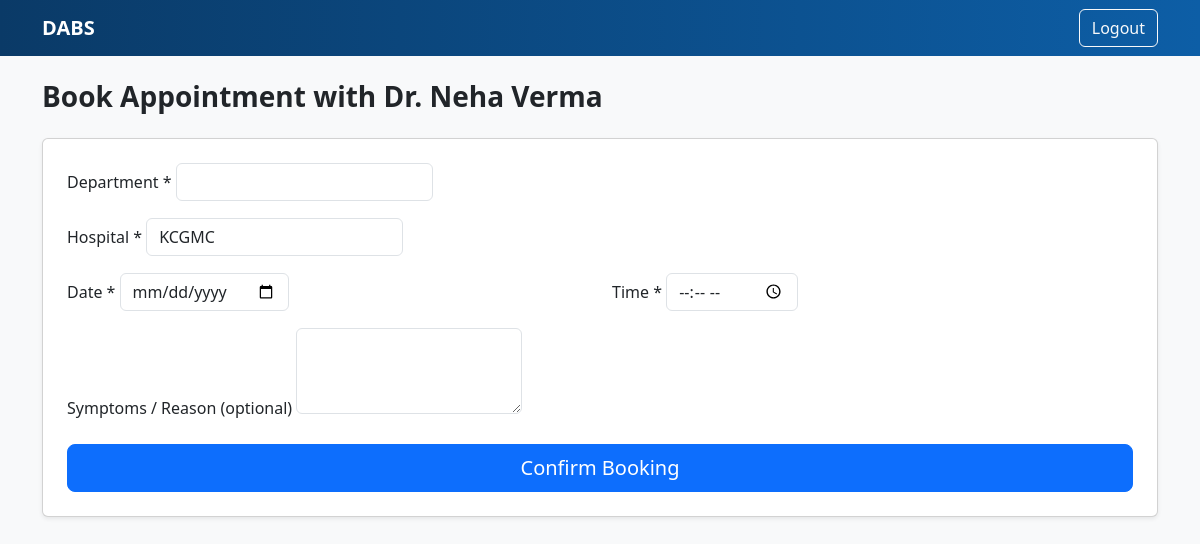
The app's page /dashboard/patient/book/1/ (signed in) with its own data.
### booking/models.py (models this page shows, shortened)
class DoctorProfile(models.Model):
    STATUS_CHOICES = [
        ('Pending', 'Pending'),
        ('Active', 'Active'),
        ('Inactive', 'Inactive'),
    ]
    user = models.ForeignKey(User, on_delete=models.CASCADE)
    registration_no = models.CharField(max_length=50)
    specialization = models.CharField(max_length=80)
    experience_years = models.PositiveIntegerField(default=0)
    hospital = models.CharField(max_length=120)
    city = models.CharField(max_length=80)
    slot_preference = models.CharField(max_length=120)
    fee = models.DecimalField(max_digits=8, decimal_places=2, null=True, blank=True)
    bio = models.TextField()
    status = models.CharField(max_length=10, choices=STATUS_CHOICES, default='Pending')
    created_at = models.DateTimeField(auto_now_add=True)
    working_days = models.CharField(max_length=100, blank=True)  # e.g. "Mon–Fri"
    clinic_start_time = models.TimeField(null=True, blank=True)
    clinic_end_time = models.TimeField(null=True, blank=True)
    break_start_time = models.TimeField(null=True, blank=True)
    break_end_time = models.TimeField(null=True, blank=True)
    slot_minutes = models.PositiveIntegerField(null=True, blank=True)
    schedule_notes = models.TextField(blank=True)
    schedule_published = models.BooleanField(default=False)

### booking/views.py (the view, shortened to what this page needs)
# urls.py: path('dashboard/patient/book/<int:doctor_id>/', views.book_appointment, name='book_appointment'),
@login_required
def book_appointment(request, doctor_id):
    doctor = DoctorProfile.objects.get(id=doctor_id)
    return render(request, 'booking/book_appointment.html', {'doctor': doctor, 'today': date.today()})

### booking/templates/booking/book_appointment.html (shortened to what this page needs)
<!doctype html>
<html lang="en">
<head>
  <link href ="https://cdn.jsdelivr.net/npm/bootstrap@5.3.3/dist/css/bootstrap.min.css" rel="stylesheet">
</head>
<body class="bg-light">
<nav class="navbar navbar-dark" style="background:linear-gradient(90deg,#0a3a67,#0d5ea6);">
  <div class="container">
    <a class="navbar-brand fw-bold" href="/dashboard/patient/">DABS</a>
    <a class="btn btn-outline-light" href="/logout/">Logout</a>
  </div>
</nav>
<div class="container py-4">
  <h3 class="fw-bold mb-4">Book Appointment with Dr. {{ doctor.user.first_name }} {{ doctor.user.last_name }}</h3>
  <form method="post" class="card p-4 shadow-sm">
    <div class="mb-3">
      <label class="form-label">Department *</label>
        <label>
            <input type="text" name="department" class="form-control" required>
        </label>
    </div>
    <div class="mb-3">
      <label class="form-label">Hospital *</label>
        <label>
            <input type="text" name="hospital" class="form-control" value="{{ doctor.hospital }}" required>
        </label>
    </div>
    <div class="row">
      <div class="col-md-6 mb-3">
        <label class="form-label">Date *</label>
          <label>
              <input type="date" name="date" class="form-control" min="{{ today }}" required>
          </label>
      </div>
      <div class="col-md-6 mb-3">
        <label class="form-label">Time *</label>
          <label>
              <input type="time" name="time" class="form-control" required>
          </label>
      </div>
    </div>
    <div class="mb-3">
      <label class="form-label">Symptoms / Reason (optional)</label>
        <label>
            <textarea name="symptoms" class="form-control" rows="3"></textarea>
        </label>
    </div>
    <div class="d-grid">
      <button class="btn btn-primary btn-lg" type="submit">Confirm Booking</button>
    </div>
  </form>
</div>
</body>
</html>

### records on screen
DoctorProfile: user.first_name "Neha", user.last_name "Verma", hospital "KCGMC"
